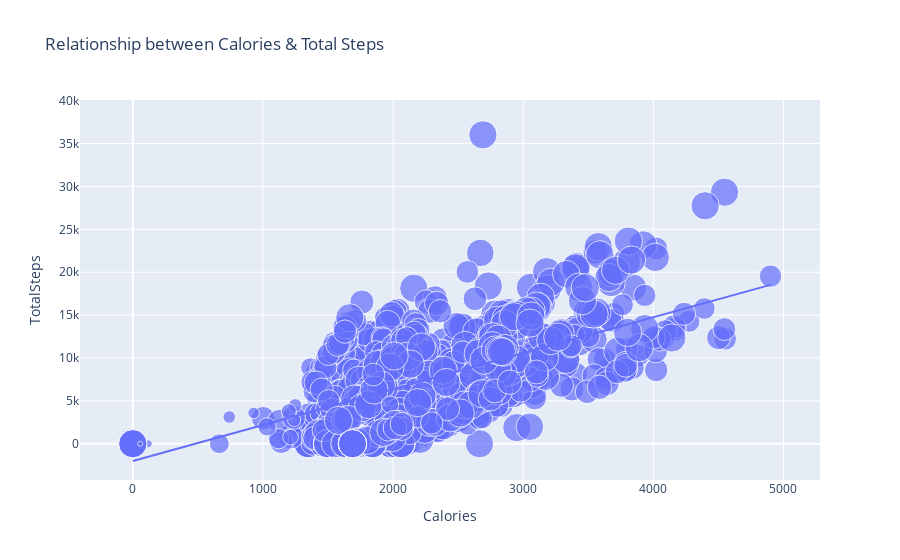

The notebook cell this image was saved under:
### Markdown cell above
<h2>Relationship between Calories & Total Steps

### Code cell
# Calories & TotalSteps
fig = px.scatter(df, x = "Calories", y = 'TotalSteps', size = 'TotalMinutes', trendline="ols", 
                    title = "Relationship between Calories & Total Steps")
fig.show()

### Figure 1 — Plotly figure (JSON) as saved in the notebook; plotly's stock layout.template omitted (floating-point values rounded to 4 significant figures; data arrays with more than 128 entries replaced by an {"elided": "..."} marker saying what was removed)
{"data": [{"hovertemplate": "Calories=%{x}<br>TotalSteps=%{y}<br>TotalMinutes=%{marker.size}<extra></extra>", "legendgroup": "", "marker": {"color": "#636efa", "size": {"elided": "940 int values"}, "sizemode": "area", "sizeref": 3.6, "symbol": "circle"}, "mode": "markers", "name": "", "orientation": "v", "showlegend": false, "type": "scatter", "x": {"elided": "940 int values"}, "xaxis": "x", "y": {"elided": "940 int values"}, "yaxis": "y"}, {"hovertemplate": "<b>OLS trendline</b><br>TotalSteps = 4.19039 * Calories + -2015.1<br>R<sup>2</sup>=0.349953<br><br>Calories=%{x}<br>TotalSteps=%{y} <b>(trend)</b><extra></extra>", "legendgroup": "", "marker": {"color": "#636efa", "symbol": "circle"}, "mode": "lines", "name": "", "showlegend": false, "type": "scatter", "x": {"elided": "940 int values"}, "xaxis": "x", "y": {"elided": "940 float values"}, "yaxis": "y"}], "layout": {"legend": {"itemsizing": "constant", "tracegroupgap": 0}, "title": {"text": "Relationship between Calories & Total Steps"}, "xaxis": {"anchor": "y", "domain": [0, 1], "title": {"text": "Calories"}}, "yaxis": {"anchor": "x", "domain": [0, 1], "title": {"text": "TotalSteps"}}}}
